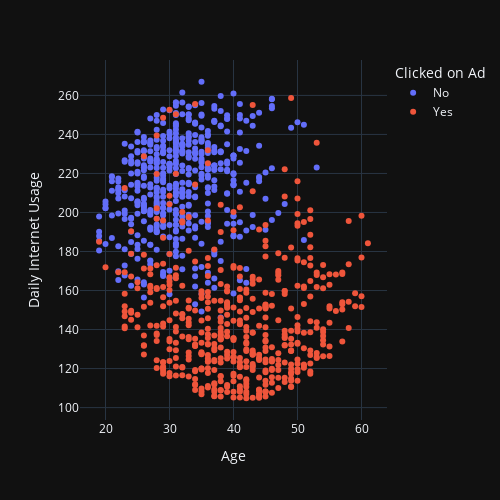

Write notebook code for a chart like this one.
### Code cell
fig = px.scatter(df, x='Age', y='Daily Internet Usage', color='Clicked on Ad',
                 template='plotly_dark', width=500, height=500)
fig.show()

### Figure 1 — Plotly figure (JSON) as saved in the notebook; plotly's stock layout.template omitted (floating-point values rounded to 4 significant figures; data arrays with more than 128 entries replaced by an {"elided": "..."} marker saying what was removed)
{"data": [{"hovertemplate": "Clicked on Ad=No<br>Age=%{x}<br>Daily Internet Usage=%{y}<extra></extra>", "legendgroup": "No", "marker": {"color": "#636efa", "symbol": "circle"}, "mode": "markers", "name": "No", "orientation": "v", "showlegend": true, "type": "scatter", "x": {"elided": "500 int values"}, "xaxis": "x", "y": {"elided": "500 float values"}, "yaxis": "y"}, {"hovertemplate": "Clicked on Ad=Yes<br>Age=%{x}<br>Daily Internet Usage=%{y}<extra></extra>", "legendgroup": "Yes", "marker": {"color": "#EF553B", "symbol": "circle"}, "mode": "markers", "name": "Yes", "orientation": "v", "showlegend": true, "type": "scatter", "x": {"elided": "500 int values"}, "xaxis": "x", "y": {"elided": "500 float values"}, "yaxis": "y"}], "layout": {"height": 500, "legend": {"title": {"text": "Clicked on Ad"}, "tracegroupgap": 0}, "margin": {"t": 60}, "width": 500, "xaxis": {"anchor": "y", "domain": [0, 1], "title": {"text": "Age"}}, "yaxis": {"anchor": "x", "domain": [0, 1], "title": {"text": "Daily Internet Usage"}}}}
